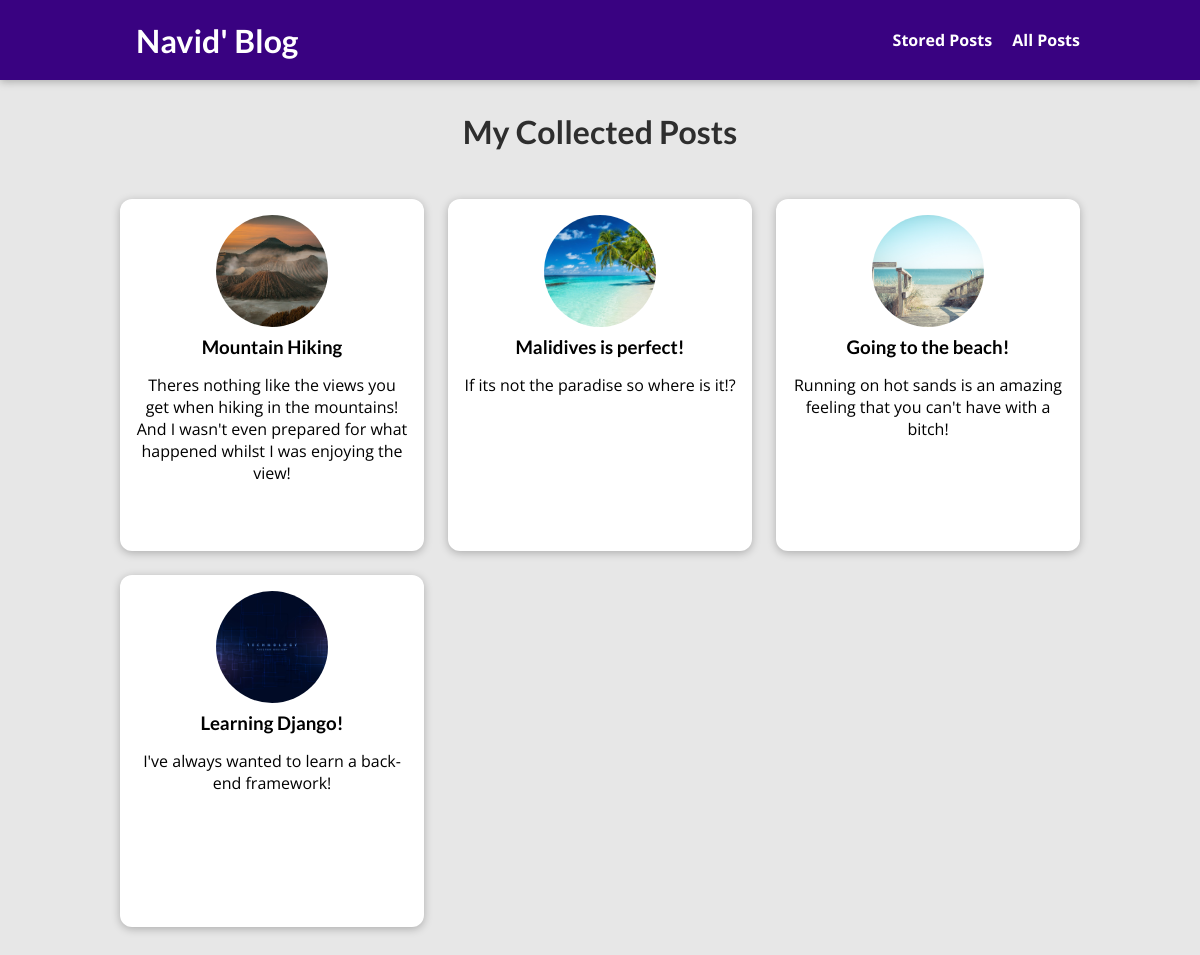
The page /posts on the database its author committed.
### blog/models.py (models this page shows, shortened)
class Post(models.Model):
    title = models.CharField(max_length=150)
    excerpt = models.CharField(max_length=250)
    image = models.ImageField(upload_to="posts", null=True)
    date = models.DateField(auto_now=True)
    slug = models.SlugField(unique=True, db_index=True)
    content = models.TextField(validators=[MinLengthValidator(10)])
    author = models.ForeignKey(
        Author, on_delete=models.SET_NULL, null=True, related_name="posts")
    tag = models.ManyToManyField(Tag)

### blog/views.py (the view)
# urls.py: path("posts", views.AllPostsView.as_view(), name="posts-page"),
class AllPostsView(ListView):
    template_name = "blog/all-posts.html"
    model = Post
    context_object_name = "all_posts"
    ordering = ["-date"]

### blog/templates/blog/all-posts.html (shortened to what this page needs)
{% extends 'base.html' %}
{% load static %}
{% block css_files %}
    <link rel="stylesheet" href="{% static "blog/post.css" %}" />
    <link rel="stylesheet" href="{% static "blog/all-posts.css" %}" />
{% endblock %}
{% block content %}
    <section id="all-posts">
        <h2>My Collected Posts</h2>
        <ul>
            {% for post in all_posts %}
                {% include "blog/includes/post.html" %}
            {% endfor %}
        </ul>
    </section>
{% endblock %}

### blog/templates/blog/includes/post.html
{% load static %}
<li>
    <article class="post">
        <a href="{% url "specific-post" post.slug %}">
            <img src="{{ post.image.url }}" alt="{{ post.title }}" />
            <div class="post__content">
                <h3>{{ post.title }}</h3>
                <p>
                    {{ post.excerpt }}
                </p>
            </div>
        </a>
    </article>
</li>

### static/app.css (style rules this page uses)
* { box-sizing: border-box; }
html { font-family: 'Open Sans', 'Lato', sans-serif; }
body { margin: 0; }
h1, h2, h3 { font-family: 'Lato', sans-serif; font-weight: bold; }

### blog/static/blog/post.css (style rules this page uses)
.post { display: flex; flex-direction: column; align-items: center; text-align: center; }
.post a { text-decoration: none; color: black; transition: all 0.2s ease; padding: 1rem; }
.post img { width: 5rem; height: 5rem; object-fit: cover; border-radius: 50%; }
.post h3 { margin: 0.25rem 0; }

### blog/static/blog/all-posts.css (style rules this page uses)
body { background-color: #e7e7e7; }
#all-posts { margin: 7rem auto; width: 90%; max-width: 60rem; }
#all-posts h2 { text-align: center; font-size: 2rem; color: #2e2e2e; margin: 3rem 0; }
ul { list-style: none; margin: 0; padding: 0; display: grid; grid-template-columns: repeat(auto-fill, minmax(17rem, 1fr)); gap: 1.5rem; }
.post img { width: 7rem; height: 7rem; }
.post a { height: 22rem; transform-origin: center; box-shadow: 0 2px 8px rgba(0, 0, 0, 0.25); border-radius: 12px; background-color: white; }

### rows shown on the page
Post: image (picture), title "Mountain Hiking", excerpt "Theres nothing like the views you get when hiking in the mountains! And I wasn't even prepared for what happened whilst I was enjoying the view!"
Post: image (picture), title "Malidives is perfect!", excerpt "If its not the paradise so where is it!?"
Post: image (picture), title "Going to the beach!", excerpt "Running on hot sands is an amazing feeling that you can't have with a bitch!"
Post: image (picture), title "Learning Django!", excerpt "I've always wanted to learn a back-end framework!"
